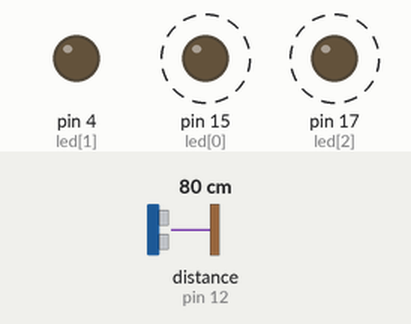
Bench run of a sketch on a simulated Arduino Uno, built with avr-gcc and run on an emulated ATmega328P. Shown: output pins drawn as LEDs (lit = HIGH). Wiring (inferred from the names in the program): ultrasonic range finder: trigger pin 14; echo pin 12. Dashed ring = blinking. The test bench sets the inputs (shaded band); at power-on: distance to the obstacle (sensor on pin 12) 80 cm. The echo pulse lasts 58.3 µs per cm; pins used as bus, display or sensor lines are not drawn; what the sketch prints to the serial monitor is not drawn.

Above: at 2.5 s.
2.6 s: distance to the obstacle (sensor on pin 12) set to 2 cm
At 2.76 s:
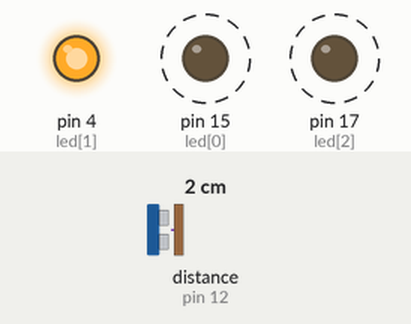
6.1 s: distance to the obstacle (sensor on pin 12) set to 35 cm
Timing chart, 0 to 15.6 s (numbered marks = the images above; inputs shaded):
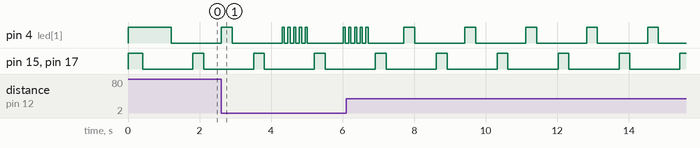

The sketch:

3_LEDS.ino
```cpp
int led[3] = {15, 4, 17};
int gnd[3] = { 2, 16, 5};

#define trig 14
#define echo 12

void setup() {
  // Setup for HC_SR04
  Serial.begin (9600);
  pinMode (trig, OUTPUT);
  pinMode (echo, INPUT);

  // Setup for LEDs
  for (int i = 0; i < 3; i++) {
    pinMode (led[i], OUTPUT);
    digitalWrite (led[i], 1);

    pinMode (gnd[i], OUTPUT);
    digitalWrite (gnd[i], 0);
  }
}

void loop() {
  int delayTime = 50;
  long duration, distance;

  digitalWrite (trig, LOW);
  delayMicroseconds (2);
  digitalWrite (trig, HIGH);
  delayMicroseconds (10);
  digitalWrite (trig, LOW);

  duration = pulseIn(echo, HIGH);
  distance = duration * 170 / 1000;

  Serial.println(distance);
  delay(100);

  int Case = 1;

  if (distance < 100) Case = 5;
  else if (distance < 200) Case = 3;

  digitalWrite (led[0], HIGH);
  digitalWrite (led[2], HIGH);
  delay (300);
  digitalWrite (led[0], LOW);
  digitalWrite (led[2], LOW);
  delay (500);


  for (int i = 0; i < Case; i++) {
    digitalWrite (led[1], HIGH);
    delay (300 / Case);
    digitalWrite (led[1], LOW);
    delay (500 / Case);
  }
}
```

Measured:
- by itself, pin 15 (led[0]), pin 17 (led[2]): alternates HIGH for 0.30 s and LOW for 1.4 s
